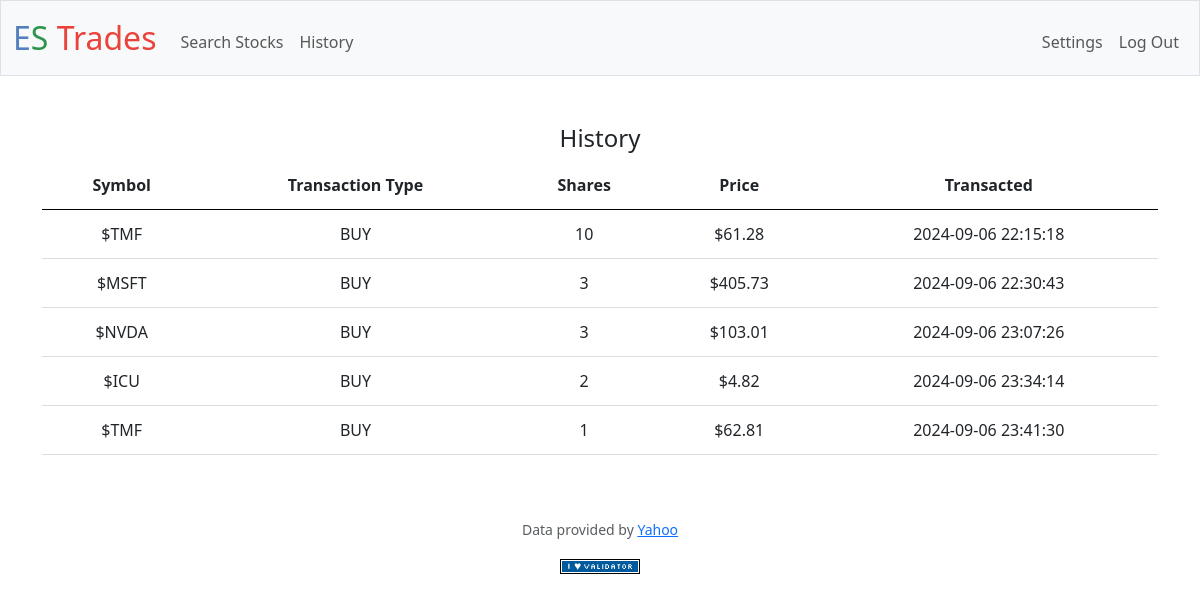
Screenshot of /history (signed in) with the database file from the repository.
### tables this page shows
CREATE TABLE 'history' ('users_id' INTEGER, 'symbol' TEXT, 'type' TEXT,'quantity' INTEGER,'cost' NUMERIC, 'time' DATETIME);

### app.py (the view)
@app.route("/history")
@login_required
def history():
    history = db.execute("SELECT * FROM history WHERE users_id = ?", session["user_id"])
    return render_template("history.html", history=history)

### app.py (called while the page is built)
def login_required(f):
    @wraps(f)
    def decorated_function(*args, **kwargs):
        if session.get("user_id") is None:
            return redirect("/login")
        return f(*args, **kwargs)
    return decorated_function

@app.after_request
def after_request(response):
    response.headers["Cache-Control"] = "no-cache, no-store, must-revalidate"
    response.headers["Expires"] = 0
    response.headers["Pragma"] = "no-cache"
    return response

### templates/history.html (shortened to what this page needs)
{% extends "layout.html" %}
{% block main %}
    <form action="/" method="get">
        <div class="mb-3">
            <h4>History</h4>
            <table>
                <thead>
                    <tr>
                        <th>Symbol</th>
                        <th>Transaction Type</th>
                        <th>Shares</th>
                        <th>Price</th>
                        <th>Transacted</th>
                    </tr>
                </thead>
                <tbody>
                    {% for history in history %}
                    <tr>
                        <td>${{history.symbol.upper()}}</td>
                        <td>{{history.type}}</td>
                        <td>{{history.quantity}}</td>
                        <td>{{history.cost}}</td>
                        <td>{{history.time}}</td>
                    </tr>
                    {% endfor %}
                </tbody>
            </table>
        </div>
    </form>
{% endblock %}

### static/styles.css (style rules this page uses)
table { background-color: transparent; margin-bottom: 1rem; width: 100%; }
table th { border-bottom: 1px solid black; padding: 0.75rem; vertical-align: middle; }
table td { padding: 0.75rem; vertical-align: middle; }
tbody tr { border-bottom: 1px solid #ddd; }

### rows the page displays
history: symbol "TMF", type "BUY", quantity "10", cost "$61.28", time "2024-09-06 22:15:18"
history: symbol "MSFT", type "BUY", quantity "3", cost "$405.73", time "2024-09-06 22:30:43"
history: symbol "NVDA", type "BUY", quantity "3", cost "$103.01", time "2024-09-06 23:07:26"
history: symbol "ICU", type "BUY", quantity "2", cost "$4.82", time "2024-09-06 23:34:14"
history: symbol "TMF", type "BUY", quantity "1", cost "$62.81", time "2024-09-06 23:41:30"
